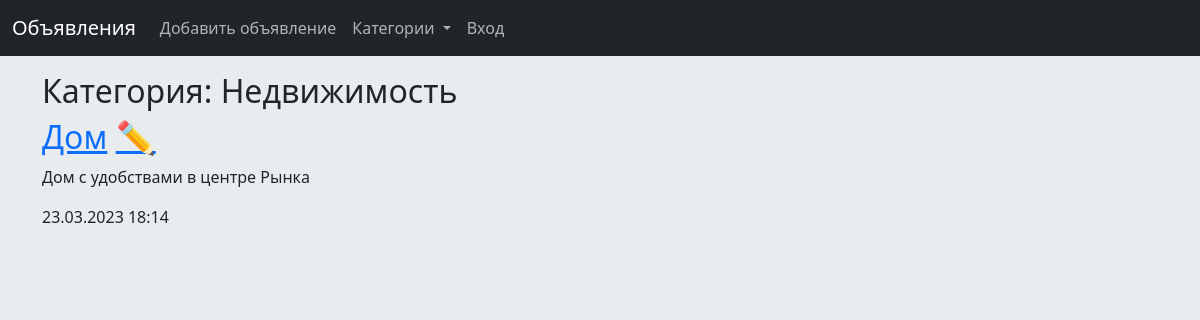
The app's page /2/, older data.
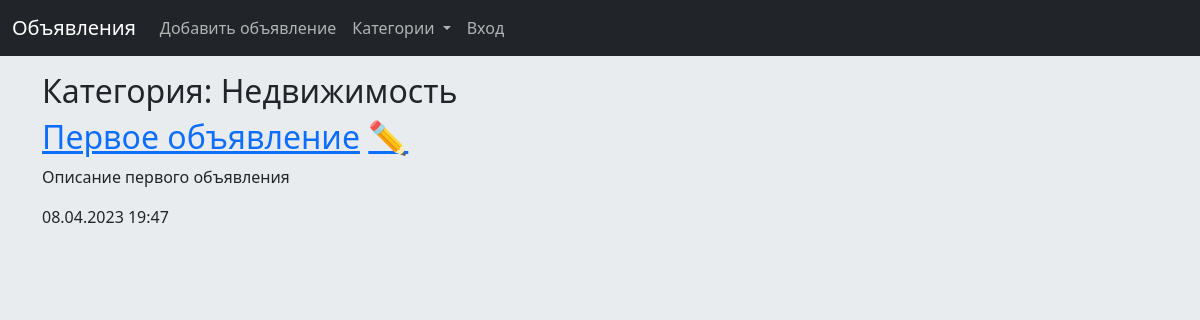
The same page, newer data.
### bboardapp/models.py (models this page shows)
class Bb(models.Model):
    STATUS_CHOICES = [
        ('Go', 'Хорошее'),
        ('No', 'Среднее'),
        ('Bad', 'Плохое'),
    ]
    title = models.CharField(max_length=50, verbose_name='Название')
    text = models.TextField(null=True, blank=True, verbose_name='Описание')
    status = models.CharField(max_length=50, choices=STATUS_CHOICES, default='Go',
                              verbose_name='Состояние')
    price = models.FloatField(null=True, blank=True, verbose_name='Цена')
    published = models.DateTimeField(auto_now_add=True, db_index=True, verbose_name='Опубликовано')
    rubric = models.ForeignKey('Rubric', null=True, on_delete=models.PROTECT,
                               verbose_name='Категория')
    class Meta:
        verbose_name_plural = 'Объявления'
        verbose_name = 'Объявление'
        ordering = ['-published']

### bboardapp/views.py (the view)
# urls.py: path('<int:rubric_id>/', BbByRubView.as_view(), name='by_rubric'),
class BbByRubView(TemplateView):
    template_name = 'bboardapp/by_rubric.html'
    def get_context_data(self, **kwargs):
        context = super().get_context_data(**kwargs)
        context['bbs'] = Bb.objects.filter(rubric=context['rubric_id'])
        context['rubrics'] = Rubric.objects.all()
        context['current_rubric'] = Rubric.objects.get(pk=context['rubric_id'])
        return context

### bboardapp/templates/bboardapp/by_rubric.html (shortened to what this page needs)
{% extends 'layout/base.html' %}
{% block content %}
<h2>Категория: {{ current_rubric.name }}</h2>
{% for bb in bbs %}
<div>
    <h2><a href="{% url 'detail' pk=bb.pk %}">{{ bb.title }}</a>
    <a id="edit" href="{% url 'update' pk=bb.pk %}">✏️</a></h2>
    <p>{{ bb.text }}</p>
    <p>{{ bb.published|date:'d.m.Y H:i' }}</p>
</div>
{% endfor %}
{% endblock %}

Row changes from the older to the newer data that the page shows:
removed Bb: title "Дом", text "Дом с удобствами в центре Рынка", published "23.03.2023 18:14"
added Bb: title "Первое объявление", text "Описание первого объявления", published "08.04.2023 19:47"
